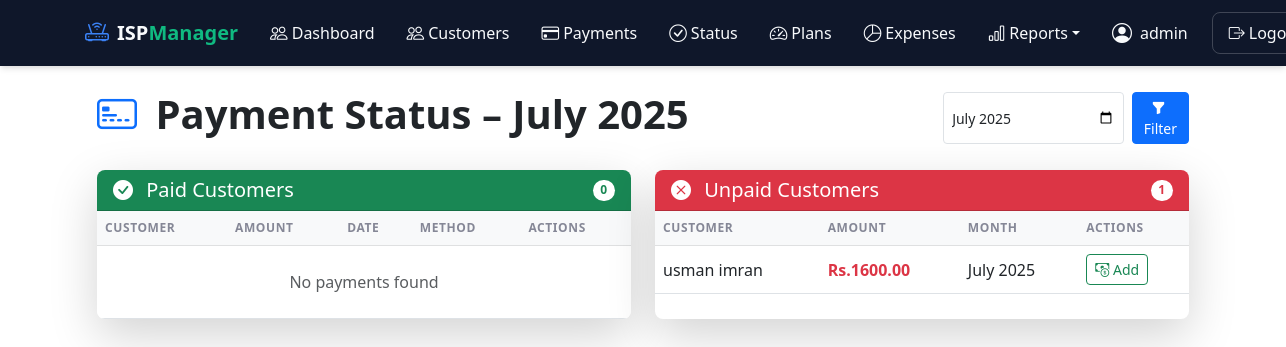
The page /payments/status/ (signed in) on the database as committed earlier.
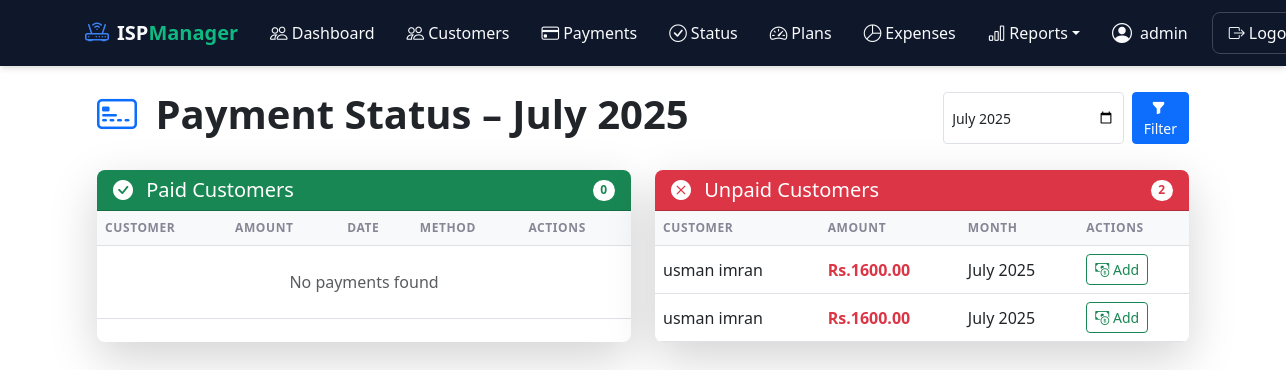
The same page on the database as committed later.
### customers/models.py (models this page shows, shortened)
class Customer(models.Model):
    STATUS_CHOICES = [
        ('active', 'Active'),
        ('inactive', 'Inactive'),
        ('suspended', 'Suspended'),
    ]
    username = models.CharField(
        max_length=50,
        unique=True,
        help_text="Unique username for customer login"
    )
    first_name = models.CharField(max_length=100)
    last_name = models.CharField(max_length=100)
    join_date = models.DateField(default=timezone.now)
    phone = models.CharField(max_length=20)
    service_plan = models.ForeignKey(
        'ServicePlan',
        on_delete=models.SET_NULL,
        null=True,
        blank=True
    )
    service_installation_date = models.DateField(null=True, blank=True)
    status = models.CharField(
        max_length=10,
        choices=STATUS_CHOICES,
        default='active'
    )
    id_card_front = models.ImageField(
        upload_to=customer_id_upload_path,
        validators=[FileExtensionValidator(['jpg', 'jpeg', 'png'])],
        verbose_name="ID Card Front",
        blank=True,
        null=True
    )
    id_card_back = models.ImageField(
        upload_to=customer_id_upload_path,
        validators=[FileExtensionValidator(['jpg', 'jpeg', 'png'])],
        verbose_name="ID Card Back",
        blank=True,
        null=True
    )
    created_at = models.DateTimeField(auto_now_add=True)
    updated_at = models.DateTimeField(auto_now=True)
    class Meta:
        ordering = ['-join_date']
        verbose_name = "Customer"
        verbose_name_plural = "Customers"
    def __str__(self):
        return f"{self.first_name} {self.last_name}"

class ServicePlan(models.Model):
    name = models.CharField(max_length=100)
    speed = models.CharField(max_length=50)
    price = models.DecimalField(max_digits=10, decimal_places=2)
    monthly_limit = models.PositiveIntegerField()  # GB
    is_active = models.BooleanField(default=True)

### customers/views.py (the view)
# urls.py: path('payments/status/', payment_status_view, name='payment_status'),
@login_required
def payment_status_view(request):
    today = date.today()
    selected_month = request.GET.get('month')
    if selected_month:
        year, month = map(int, selected_month.split('-'))
    else:
        year = today.year
        month = today.month
    payments_done = Payment.objects.filter(month_for__year=year, month_for__month=month)
    payments_done_customers = payments_done.values_list('customer_id', flat=True)
    unpaid_customers = Customer.objects.exclude(id__in=payments_done_customers).filter(service_plan__isnull=False)
    unpaid_prepared = []
    for customer in unpaid_customers:
        unpaid_prepared.append({
            'customer': customer,
            'amount': customer.service_plan.price,
            'month_for': date(year, month, 1)
        })
    return render(request, 'customers/payment_status.html', {
        'payments_done': payments_done,
        'unpaid_data': unpaid_prepared,
        'month': date(year, month, 1),
        'year': year
    })

### templates/customers/payment_status.html (shortened to what the changed rows need)
{% extends 'base.html' %}
{% load static %}
{% block content %}
<div class="container animate__animated animate__fadeIn">
    <div class="d-flex justify-content-between align-items-center mb-4">
        <h1 class="fw-bold text-dark">
            <i class="bi bi-credit-card-2-front text-primary me-2"></i>
            Payment Status – {{ month|date:"F Y" }}
        </h1>
    </div>
    <div class="row">
        <div class="col-lg-6 mb-4">
            <div class="card border-0 shadow-lg h-100 animate__animated animate__fadeInUp">
                <div class="card-body p-0">
                    <div class="table-responsive">
                        <table class="table table-hover align-middle mb-0">
                            <thead class="table-light">
                                <tr>
                                    <th>Customer</th>
                                    <th>Amount</th>
                                    <th>Date</th>
                                    <th>Method</th>
                                    <th>Actions</th>
                                </tr>
                            </thead>
                        </table>
                    </div>
                </div>
            </div>
        </div>
        <div class="col-lg-6 mb-4">
            <div class="card border-0 shadow-lg h-100 animate__animated animate__fadeInUp animate__delay-1s">
                <div class="card-header bg-danger text-white d-flex justify-content-between align-items-center">
                    <h5 class="mb-0"><i class="bi bi-x-circle-fill me-2"></i> Unpaid Customers</h5>
                    <span class="badge bg-white text-danger rounded-pill">{{ unpaid_data|length }}</span>
                </div>
                <div class="card-body p-0">
                    <div class="table-responsive">
                        <table class="table table-hover align-middle mb-0">
                            <thead class="table-light">
                                <tr>
                                    <th>Customer</th>
                                    <th>Amount</th>
                                    <th>Month</th>
                                    <th>Actions</th>
                                </tr>
                            </thead>
                            <tbody>
                                {% for entry in unpaid_data %}
                                <tr>
                                    <td>{{ entry.customer }}</td>
                                    <td class="fw-bold text-danger">Rs.{{ entry.amount }}</td>
                                    <td>{{ entry.month_for|date:"F Y" }}</td>
                                    <td>
                                        <a href="{% url 'payment_add_prefilled' entry.customer.id entry.month_for.year entry.month_for.month %}"
                                           class="btn btn-sm btn-outline-success hover-scale">
                                            <i class="bi bi-cash-coin"></i> Add
                                        </a>
                                    </td>
                                </tr>
                                {% empty %}
                                <tr>
                                    <td colspan="4" class="text-center py-4 text-success">
                                        🎉 Everyone Paid! Great job!
                                    </td>
                                </tr>
                                {% endfor %}
                            </tbody>
                        </table>
                    </div>
                </div>
            </div>
        </div>
    </div>
</div>
{% endblock %}

Rows that differ between the two databases and show on the page:
added Customer: customer "usman imran", amount "1600.00", month_for "July 2025"
Other text that changed with them:
{{ unpaid_data|length }}: "1" → "2"
